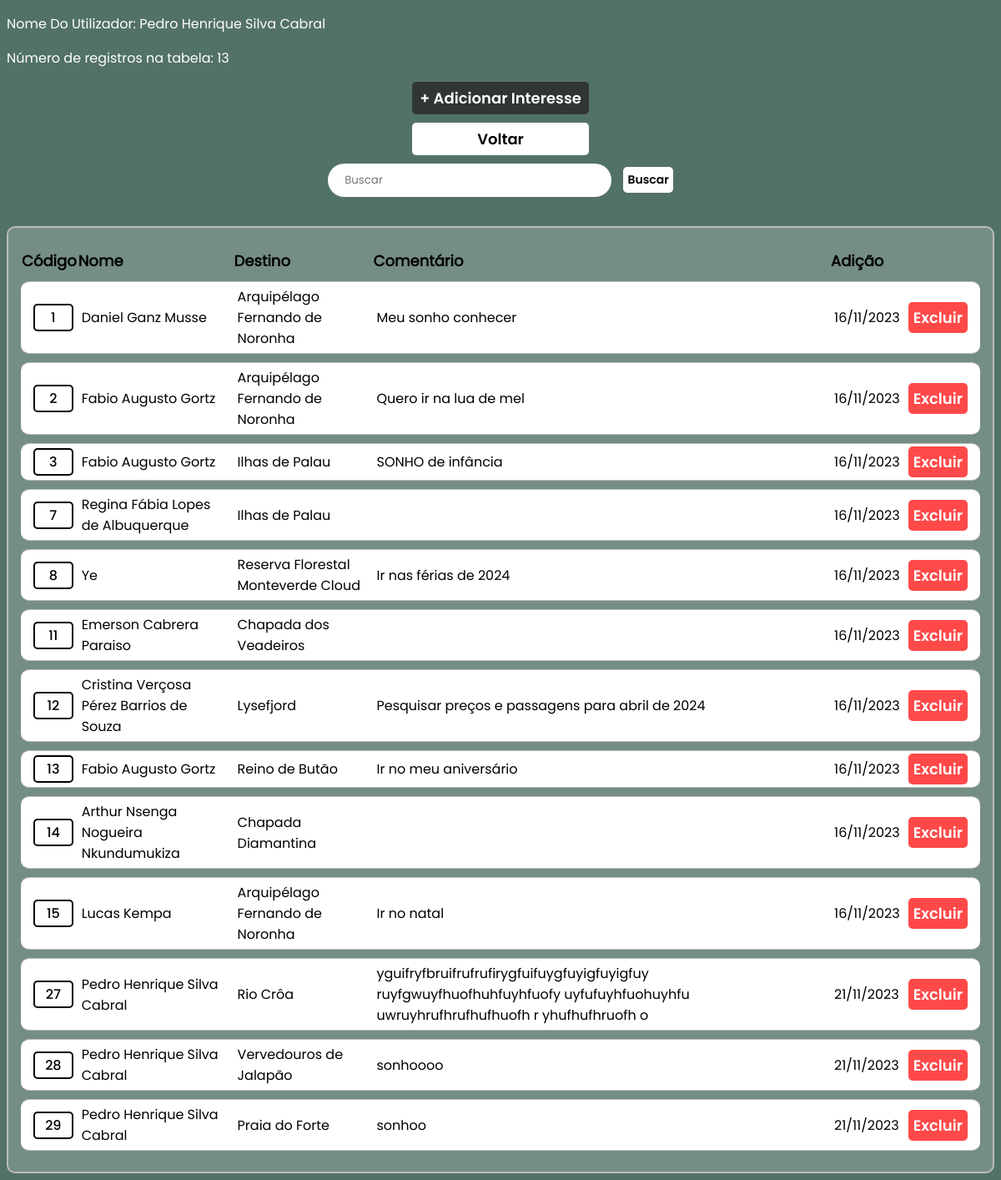
Screenshot of /perfil/admin/db4/interessa_lst.php (signed in) with the database file from the repository.
### tables this page shows
CREATE TABLE `cliente` (
  `Cod_Cliente` int NOT NULL AUTO_INCREMENT,
  `Nome` varchar(100) DEFAULT NULL,
  `CPF` char(14) DEFAULT NULL,
  `Genero` char(1) DEFAULT NULL,
  `CEP` char(9) DEFAULT NULL,
  `DT_Nasc` date DEFAULT NULL,
  `Faixa_preco` int DEFAULT '0',
  `Inter_Nacional` char(1) DEFAULT 'A',
  `123Pontos` int DEFAULT '0',
  `Email` varchar(100) DEFAULT NULL,
  `Senha_login` varchar(20) DEFAULT NULL,
  PRIMARY KEY (`Cod_Cliente`),
  UNIQUE KEY `CPF` (`CPF`,`Email`)
);

CREATE TABLE `se_interessa` (
  `Cod_Inteteresse` int NOT NULL AUTO_INCREMENT,
  `fk_Cliente_Cod_Cliente` int DEFAULT NULL,
  `fk_Destino_Cod_Lugar` int DEFAULT NULL,
  `Comentario` varchar(255) DEFAULT '',
  `DT_Adicao` date DEFAULT NULL,
  PRIMARY KEY (`Cod_Inteteresse`),
  KEY `FK_se_interessa_2` (`fk_Cliente_Cod_Cliente`),
  KEY `FK_se_interessa_3` (`fk_Destino_Cod_Lugar`),
  CONSTRAINT `FK_se_interessa_2` FOREIGN KEY (`fk_Cliente_Cod_Cliente`) REFERENCES `cliente` (`Cod_Cliente`) ON DELETE CASCADE,
  CONSTRAINT `FK_se_interessa_3` FOREIGN KEY (`fk_Destino_Cod_Lugar`) REFERENCES `destino` (`Cod_Lugar`) ON DELETE CASCADE
);

CREATE TABLE `destino` (
  `Cod_Lugar` int NOT NULL AUTO_INCREMENT,
  `Nome_Lugar` varchar(50) DEFAULT NULL,
  `Desc_destino` varchar(255) DEFAULT NULL,
  `Cidade` varchar(30) DEFAULT '',
  `Estado` varchar(30) DEFAULT '',
  `Pais` varchar(30) DEFAULT NULL,
  `Continente` varchar(30) DEFAULT NULL,
  `Nivel_dificul` char(1) DEFAULT NULL,
  `Preco_aprox` int DEFAULT NULL,
  `HTML_pagina` text,
  PRIMARY KEY (`Cod_Lugar`),
  UNIQUE KEY `Nome_Lugar` (`Nome_Lugar`)
);

### perfil/admin/db4/interessa_lst.php (the view, shortened to what this page needs)
<!DOCTYPE html>
<html lang="pt-BR">
<head>
    <link rel="stylesheet" href="../style_lst.css">
</head>
<body>
    <?php
        include("../db0/connection.php");
        $sqlID = "SELECT Nome FROM Cliente WHERE Cod_cliente = {$_SESSION['Cod_Cliente']}";
        $resultID = $conn->query($sqlID);
        $rowID = $resultID->fetch_assoc();
        echo "<p>Nome Do Utilizador: " . $rowID['Nome'] . "</p>";
        if (isset($_GET['busca'])) {
            $busca = $_GET['busca'];
            if (!empty($busca)){
                $sql = "SELECT s.Cod_Inteteresse, s.fk_Cliente_Cod_Cliente, s.fk_Destino_Cod_Lugar, s.Comentario, s.DT_Adicao
                FROM se_interessa s
                INNER JOIN cliente c ON s.fk_Cliente_Cod_Cliente = c.Cod_Cliente
                INNER JOIN destino d ON s.fk_Destino_Cod_Lugar = d.Cod_Lugar
                WHERE s.Cod_Inteteresse = '$busca' OR c.Nome LIKE '%$busca%' OR d.Nome_lugar LIKE '%$busca%'";
                $result = $conn->query($sql);
                echo "<p>Número de registros na tabela: " . $result->num_rows . "</p>";
            } else {
                $sql = "SELECT Cod_Inteteresse, fk_Cliente_Cod_Cliente, fk_Destino_Cod_Lugar, Comentario, DT_Adicao FROM se_interessa";
                $result = $conn->query($sql);
                echo "<p>Número de registros na tabela: " . $result->num_rows . "</p>";
            }
        } else {
            $sql = "SELECT Cod_Inteteresse, fk_Cliente_Cod_Cliente, fk_Destino_Cod_Lugar, Comentario, DT_Adicao FROM se_interessa";
            $result = $conn->query($sql);
            echo "<p>Número de registros na tabela: " . $result->num_rows . "</p>";
        }
    ?>
    <div id="div_centralizar_elementos">
        <a id="ADD" href="interessa_add.php">+ Adicionar Interesse</a>
        <a id="Voltar" href="../db0/inicio.php">Voltar</a>
        <form method="get" action="" id="formulario">
            <input type="text" name="busca" id="busca" placeholder="Buscar">
            <input type="submit" value="Buscar" id="button_submit">
        </form>
    </div>
    <table>
        <thead>
            <tr>
                <th>Código</th>
                <th>Nome</th>
                <th>Destino</th>
                <th>Comentário</th>
                <th>Adição</th>
            </tr>
        </thead>
        <?php
            if ($result->num_rows > 0) {
                while ($row = $result->fetch_assoc()) {
        ?>
            <tr>
                <td>
                    <a href="interessa_info.php?Cod_Inteteresse=<?php echo $row['Cod_Inteteresse']?>"><?php echo $row['Cod_Inteteresse']?></a>
                </td>
                <td>
                    <?php
                        $fkCod_Cliente = $row['fk_Cliente_Cod_Cliente'];
                        $sqlCliente = "SELECT Nome FROM Cliente WHERE Cod_Cliente = $fkCod_Cliente";
                        $resultCliente = $conn->query($sqlCliente);
                        $clienteData = $resultCliente->fetch_assoc();
                        echo $clienteData['Nome'];
                    ?>
                </td>
                <td>
                    <?php
                        $fkCod_Lugar = $row['fk_Destino_Cod_Lugar'];
                        $sqlLugar = "SELECT Nome_Lugar FROM Destino WHERE Cod_Lugar = $fkCod_Lugar";
                        $resultLugar = $conn->query($sqlLugar);
                        $LugarData = $resultLugar->fetch_assoc();
                        echo $LugarData['Nome_Lugar'];
                    ?>
                </td>
                <td><?php echo $row['Comentario']?></td>
                <td><?php echo date('d/m/Y', strtotime($row['DT_Adicao']))?></td>
                <td onclick="remove(<?php echo $row['Cod_Inteteresse']?>);">
                    <a id="Excluir" href="#" style="display: inline;">Excluir</a>
                </td>
            </tr>
        <?php
                }
             }
        ?>
    </table>
</body>
</html>

### perfil/admin/style_lst.css (style rules this page uses)
body { font-family: 'poppins'; background-color: #527265; }
#div_centralizar_elementos { display: flex; flex-direction: column; align-items: center; }
a { text-decoration: none; color: black; border: 2px solid black; border-radius: 5px; padding: 2px; font-family: 'poppins_medio'; display: flex; align-items: center; justify-content: center; }
td { padding: 5px; border: 1px solid #bbb; border-right: none; border-left: none; background-color: white; }
th { text-align: start; font-size: 18px; }
table tr td:last-child { border-radius: 0 10px 10px 0; padding-right: 15px; }
table tr td:nth-child(1) { border-radius: 10px 0 0 10px; padding-left: 15px; }
#ADD { width: 200px; margin-bottom: 10px; display: flex; font-family: 'poppins_semibold'; border: none; color: white; background-color: #303535; font-size: 18px; padding: 6px; border-radius: 5px; cursor: pointer; transition: opacity 0.15s, box-shadow 0.15s; }
#Voltar { width: 200px; margin-bottom: 10px; display: flex; font-family: 'poppins_semibold'; border: none; color: black; background-color: white; font-size: 18px; padding: 6px; border-radius: 5px; cursor: pointer; transition: opacity 0.15s, box-shadow 0.15s; }
#formulario { display: inline-block }
#busca { user-select: none; border-radius: 30px; border: 0px solid; color: #283228; background-color: rgb(255, 255, 255); height: 40px; width: 300px; margin: 0 10px 20px 0; padding: 0 20px; font-family: 'poppins'; transition: box-shadow 0.15s, background-color 0.15s; }
p { color: white; }
#button_submit { font-family: 'poppins_semibold'; border: none; color: black; background-color: white; font-size: 14px; padding: 5px; border-radius: 5px; cursor: pointer; transition: opacity 0.15s, box-shadow 0.15s; }
#Excluir { color: black; }
table { margin-top: 15px; border: 2px solid #bbb; width: 100%; background-color: rgba(255, 255, 255, 0.2); border-radius: 10px; border-spacing: 0 10px; padding: 15px 15px; }
#Excluir { user-select: none; width: 130px; font-family: 'poppins_semibold'; background-color: rgb(255, 73, 73); border: none; color: white; font-size: 18px; padding: 6px; border-radius: 5px; cursor: pointer; transition: opacity 0.15s, box-shadow 0.15s; }

### rows the page displays
cliente: Nome "Pedro Henrique Silva Cabral"
se_interessa: Cod_Inteteresse "1", fk_Cliente_Cod_Cliente.Nome "Daniel Ganz Musse", fk_Destino_Cod_Lugar.Nome_Lugar "Arquipélago Fernando de Noronha", Comentario "Meu sonho conhecer", DT_Adicao "16/11/2023"
se_interessa: Cod_Inteteresse "2", fk_Cliente_Cod_Cliente.Nome "Fabio Augusto Gortz", fk_Destino_Cod_Lugar.Nome_Lugar "Arquipélago Fernando de Noronha", Comentario "Quero ir na lua de mel", DT_Adicao "16/11/2023"
se_interessa: Cod_Inteteresse "3", fk_Cliente_Cod_Cliente.Nome "Fabio Augusto Gortz", fk_Destino_Cod_Lugar.Nome_Lugar "Ilhas de Palau", Comentario "SONHO de infância", DT_Adicao "16/11/2023"
se_interessa: Cod_Inteteresse "7", fk_Cliente_Cod_Cliente.Nome "Regina Fábia Lopes de Albuquerque", fk_Destino_Cod_Lugar.Nome_Lugar "Ilhas de Palau", DT_Adicao "16/11/2023"
se_interessa: Cod_Inteteresse "8", fk_Cliente_Cod_Cliente.Nome "Ye", fk_Destino_Cod_Lugar.Nome_Lugar "Reserva Florestal Monteverde Cloud", Comentario "Ir nas férias de 2024", DT_Adicao "16/11/2023"
se_interessa: Cod_Inteteresse "11", fk_Cliente_Cod_Cliente.Nome "Emerson Cabrera Paraiso", fk_Destino_Cod_Lugar.Nome_Lugar "Chapada dos Veadeiros", DT_Adicao "16/11/2023"
se_interessa: Cod_Inteteresse "12", fk_Cliente_Cod_Cliente.Nome "Cristina Verçosa Pérez Barrios de Souza", fk_Destino_Cod_Lugar.Nome_Lugar "Lysefjord", Comentario "Pesquisar preços e passagens para abril de 2024", DT_Adicao "16/11/2023"
se_interessa: Cod_Inteteresse "13", fk_Cliente_Cod_Cliente.Nome "Fabio Augusto Gortz", fk_Destino_Cod_Lugar.Nome_Lugar "Reino de Butão", Comentario "Ir no meu aniversário", DT_Adicao "16/11/2023"
se_interessa: Cod_Inteteresse "14", fk_Cliente_Cod_Cliente.Nome "Arthur Nsenga Nogueira Nkundumukiza", fk_Destino_Cod_Lugar.Nome_Lugar "Chapada Diamantina", DT_Adicao "16/11/2023"
se_interessa: Cod_Inteteresse "15", fk_Cliente_Cod_Cliente.Nome "Lucas Kempa", fk_Destino_Cod_Lugar.Nome_Lugar "Arquipélago Fernando de Noronha", Comentario "Ir no natal", DT_Adicao "16/11/2023"
se_interessa: Cod_Inteteresse "27", fk_Cliente_Cod_Cliente.Nome "Pedro Henrique Silva Cabral", fk_Destino_Cod_Lugar.Nome_Lugar "Rio Crôa", Comentario "yguifryfbruifrufrufirygfuifuygfuyigfuyigfuy ruyfgwuyfhuofhuhfuyhfuofy uyfufuyhfuohuyhfu uwruyhrufhrufhufhuofh r yhufhufhruofh o", DT_Adicao "21/11/2023"
se_interessa: Cod_Inteteresse "28", fk_Cliente_Cod_Cliente.Nome "Pedro Henrique Silva Cabral", fk_Destino_Cod_Lugar.Nome_Lugar "Vervedouros de Jalapão", Comentario "sonhoooo", DT_Adicao "21/11/2023"
se_interessa: Cod_Inteteresse "29", fk_Cliente_Cod_Cliente.Nome "Pedro Henrique Silva Cabral", fk_Destino_Cod_Lugar.Nome_Lugar "Praia do Forte", Comentario "sonhoo", DT_Adicao "21/11/2023"

### other values shown
$result->num_rows "13"
